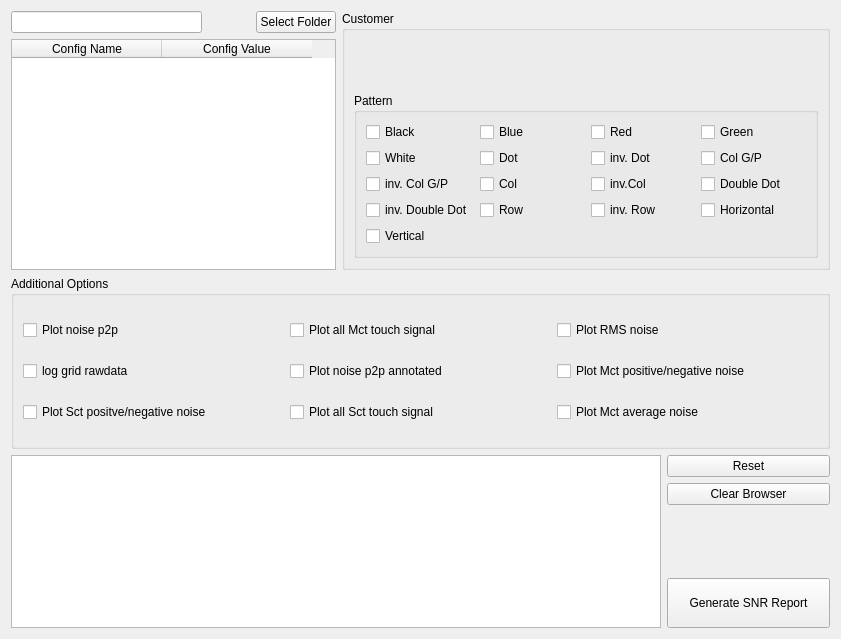
<?xml version="1.0" encoding="UTF-8"?>
<ui version="4.0">
 <class>Form_SNR</class>
 <widget class="QWidget" name="Form_SNR">
  <property name="geometry">
   <rect>
    <x>0</x>
    <y>0</y>
    <width>841</width>
    <height>639</height>
   </rect>
  </property>
  <property name="windowTitle">
   <string>HW THPS SNR Calculator</string>
  </property>
  <layout class="QVBoxLayout" name="verticalLayout_5" stretch="3,2,2">
   <item>
    <layout class="QHBoxLayout" name="horizontalLayout" stretch="2,3">
     <item>
      <layout class="QVBoxLayout" name="verticalLayout_3">
       <item>
        <layout class="QHBoxLayout" name="horizontalLayout_3" stretch="8,2,1">
         <item>
          <widget class="QLineEdit" name="lineFolder"/>
         </item>
         <item>
          <spacer name="horizontalSpacer">
           <property name="orientation">
            <enum>Qt::Horizontal</enum>
           </property>
           <property name="sizeHint" stdset="0">
            <size>
             <width>40</width>
             <height>20</height>
            </size>
           </property>
          </spacer>
         </item>
         <item>
          <widget class="QPushButton" name="btnSelectFolder">
           <property name="text">
            <string>Select Folder</string>
           </property>
          </widget>
         </item>
        </layout>
       </item>
       <item>
        <widget class="QTableWidget" name="tableCFG">
         <attribute name="horizontalHeaderDefaultSectionSize">
          <number>150</number>
         </attribute>
         <column>
          <property name="text">
           <string>Config Name</string>
          </property>
         </column>
         <column>
          <property name="text">
           <string>Config Value</string>
          </property>
         </column>
        </widget>
       </item>
      </layout>
     </item>
     <item>
      <layout class="QVBoxLayout" name="verticalLayout_4" stretch="2">
       <item>
        <widget class="QGroupBox" name="groupBox">
         <property name="title">
          <string>Customer</string>
         </property>
         <layout class="QVBoxLayout" name="verticalLayout_2">
          <item>
           <widget class="QLabel" name="label_2">
            <property name="text">
             <string/>
            </property>
            <property name="pixmap">
             <pixmap>icons/huawei_label.png</pixmap>
            </property>
            <property name="scaledContents">
             <bool>true</bool>
            </property>
           </widget>
          </item>
          <item>
           <widget class="QGroupBox" name="groupBox_2">
            <property name="title">
             <string>Pattern</string>
            </property>
            <layout class="QGridLayout" name="gridLayout">
             <item row="2" column="3">
              <widget class="QCheckBox" name="cBoxDotInv">
               <property name="text">
                <string>inv. Dot</string>
               </property>
              </widget>
             </item>
             <item row="3" column="4">
              <widget class="QCheckBox" name="cBoxDouble_dot">
               <property name="text">
                <string>Double Dot</string>
               </property>
              </widget>
             </item>
             <item row="2" column="2">
              <widget class="QCheckBox" name="cBoxDot">
               <property name="text">
                <string>Dot </string>
               </property>
              </widget>
             </item>
             <item row="0" column="3">
              <widget class="QCheckBox" name="cBoxRed">
               <property name="text">
                <string>Red</string>
               </property>
              </widget>
             </item>
             <item row="0" column="4">
              <widget class="QCheckBox" name="cBoxGreen">
               <property name="text">
                <string>Green</string>
               </property>
              </widget>
             </item>
             <item row="4" column="0">
              <widget class="QCheckBox" name="cBoxDouble_dotInv">
               <property name="text">
                <string>inv. Double Dot</string>
               </property>
              </widget>
             </item>
             <item row="2" column="4">
              <widget class="QCheckBox" name="cBoxCol_GP">
               <property name="text">
                <string>Col G/P</string>
               </property>
              </widget>
             </item>
             <item row="5" column="0">
              <widget class="QCheckBox" name="cBoxVertical">
               <property name="text">
                <string>Vertical</string>
               </property>
              </widget>
             </item>
             <item row="2" column="0">
              <widget class="QCheckBox" name="cBoxWhite">
               <property name="text">
                <string>White</string>
               </property>
              </widget>
             </item>
             <item row="3" column="3">
              <widget class="QCheckBox" name="cBoxColInv">
               <property name="text">
                <string>inv.Col</string>
               </property>
              </widget>
             </item>
             <item row="3" column="0">
              <widget class="QCheckBox" name="cBoxCol_GPInv">
               <property name="text">
                <string>inv. Col G/P</string>
               </property>
              </widget>
             </item>
             <item row="4" column="2">
              <widget class="QCheckBox" name="cBoxRow">
               <property name="text">
                <string>Row</string>
               </property>
              </widget>
             </item>
             <item row="4" column="4">
              <widget class="QCheckBox" name="cBoxHorizontal">
               <property name="text">
                <string>Horizontal</string>
               </property>
              </widget>
             </item>
             <item row="0" column="0">
              <widget class="QCheckBox" name="cBoxBlack">
               <property name="text">
                <string>Black</string>
               </property>
              </widget>
             </item>
             <item row="0" column="2">
              <widget class="QCheckBox" name="cBoxBlue">
               <property name="text">
                <string>Blue</string>
               </property>
              </widget>
             </item>
             <item row="4" column="3">
              <widget class="QCheckBox" name="cBoxRowInv">
               <property name="text">
                <string>inv. Row</string>
               </property>
              </widget>
             </item>
             <item row="3" column="2">
              <widget class="QCheckBox" name="cBoxCol">
               <property name="text">
                <string>Col</string>
               </property>
              </widget>
             </item>
            </layout>
           </widget>
          </item>
         </layout>
        </widget>
       </item>
      </layout>
     </item>
    </layout>
   </item>
   <item>
    <widget class="QGroupBox" name="groupBox_3">
     <property name="title">
      <string>Additional Options</string>
     </property>
     <layout class="QGridLayout" name="gridLayout_2">
      <item row="0" column="0">
       <widget class="QCheckBox" name="cBoxPlotNoiseptp">
        <property name="text">
         <string>Plot noise p2p</string>
        </property>
       </widget>
      </item>
      <item row="1" column="2">
       <widget class="QCheckBox" name="cBoxPlotPosNoise">
        <property name="text">
         <string>Plot Mct positive/negative noise</string>
        </property>
       </widget>
      </item>
      <item row="0" column="2">
       <widget class="QCheckBox" name="cBoxPlotRms">
        <property name="text">
         <string>Plot RMS noise</string>
        </property>
       </widget>
      </item>
      <item row="2" column="1">
       <widget class="QCheckBox" name="cBoxPlotSctSignal">
        <property name="text">
         <string>Plot all Sct touch signal</string>
        </property>
       </widget>
      </item>
      <item row="2" column="2">
       <widget class="QCheckBox" name="cBoxPlotMctAveNoise">
        <property name="text">
         <string>Plot Mct average noise</string>
        </property>
       </widget>
      </item>
      <item row="2" column="0">
       <widget class="QCheckBox" name="cBoxPlotSctPosNoise">
        <property name="text">
         <string>Plot Sct positve/negative noise</string>
        </property>
       </widget>
      </item>
      <item row="1" column="0">
       <widget class="QCheckBox" name="cBoxLog_grid_rawdata">
        <property name="text">
         <string>log grid rawdata</string>
        </property>
       </widget>
      </item>
      <item row="0" column="1">
       <widget class="QCheckBox" name="cBoxPlotallTouch">
        <property name="text">
         <string>Plot all Mct touch signal</string>
        </property>
       </widget>
      </item>
      <item row="1" column="1">
       <widget class="QCheckBox" name="cBoxPlot_p2p_annotated">
        <property name="text">
         <string>Plot noise p2p annotated</string>
        </property>
       </widget>
      </item>
     </layout>
    </widget>
   </item>
   <item>
    <layout class="QHBoxLayout" name="horizontalLayout_2" stretch="8,2">
     <item>
      <widget class="QTextBrowser" name="textBrowser"/>
     </item>
     <item>
      <layout class="QVBoxLayout" name="verticalLayout">
       <item>
        <widget class="QPushButton" name="btnReset">
         <property name="text">
          <string>Reset</string>
         </property>
        </widget>
       </item>
       <item>
        <widget class="QPushButton" name="btnClear">
         <property name="text">
          <string>Clear Browser</string>
         </property>
        </widget>
       </item>
       <item>
        <spacer name="verticalSpacer">
         <property name="orientation">
          <enum>Qt::Vertical</enum>
         </property>
         <property name="sizeHint" stdset="0">
          <size>
           <width>20</width>
           <height>40</height>
          </size>
         </property>
        </spacer>
       </item>
       <item>
        <widget class="QPushButton" name="btnGenerateSNR">
         <property name="minimumSize">
          <size>
           <width>0</width>
           <height>50</height>
          </size>
         </property>
         <property name="text">
          <string>Generate SNR Report</string>
         </property>
         <property name="iconSize">
          <size>
           <width>16</width>
           <height>40</height>
          </size>
         </property>
        </widget>
       </item>
      </layout>
     </item>
    </layout>
   </item>
  </layout>
 </widget>
 <resources>
  <include location="icons/pic.qrc"/>
 </resources>
 <connections/>
</ui>
